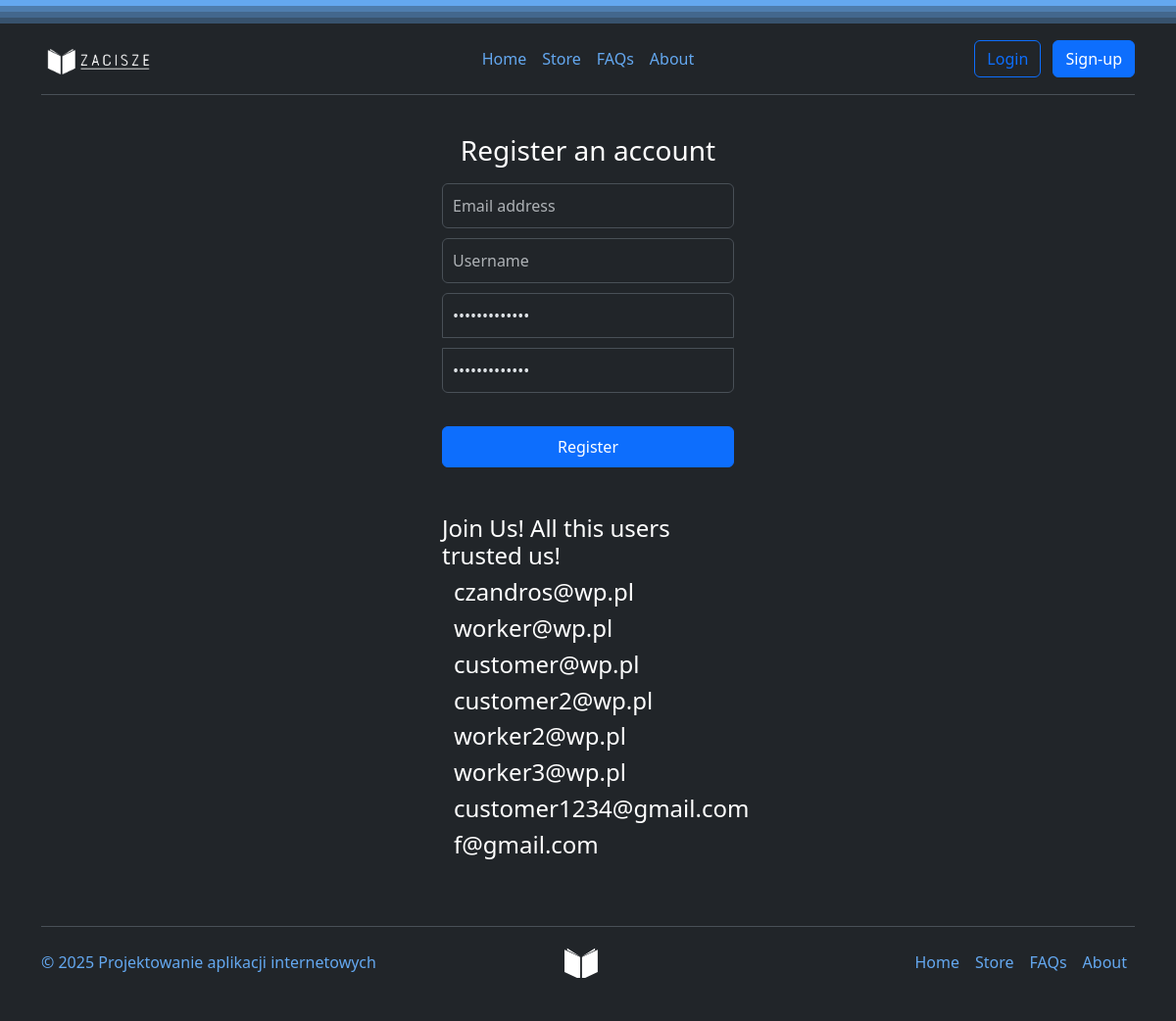
Screenshot of /register/ with the database file from the repository.
### account/models.py (models this page shows, shortened)
class Account(AbstractBaseUser):
    email                   = models.EmailField(verbose_name="email", max_length=60, unique=True)
    username                = models.CharField(max_length=30)
    date_joined             = models.DateTimeField(verbose_name='date joined', auto_now_add=True)
    last_login              = models.DateTimeField(verbose_name='last login', auto_now=True)
    is_admin                = models.BooleanField(default=False)
    is_active               = models.BooleanField(default=True)
    is_staff                = models.BooleanField(default=False)
    is_superuser            = models.BooleanField(default=False)
    USERNAME_FIELD = 'email'
    REQUIRED_FIELDS =['username']
    objects = MyAccountManager()
    def __str__(self):
        return self.email

### account/views.py (the view)
# urls.py: path('register/', registration_view, name='register'),
def registration_view(request):
    context = {}
    if request.POST:
        form = RegistrationForm(request.POST)
        if form.is_valid():
            form.save()
            email = form.cleaned_data.get('email')
            raw_password = form.cleaned_data.get('password1')
            account = authenticate(email=email, password=raw_password)
            login(request, account)
            print('User Registered!')
            create_cart(email)
            return redirect('home')
    else:
        form = RegistrationForm()
    context['debug_mode'] = settings.DEBUG
    context['registration_form'] = form
    context['registered_accounts'] = Account.objects.all()
    return render(request, 'account/register.html', context)

### account/forms.py
class RegistrationForm(UserCreationForm):
    email = forms.EmailField(max_length=60, help_text='Required. Add a valid email address')
    class Meta:
        model = Account
        fields = ('email', 'username', 'password1', 'password2')

### account/templates/account/register.html (shortened to what this page needs)
{% extends 'base.html' %}
{% block content %}
<div class="form-signin w-100 m-auto">
    <form class="form-singin" method="post"> {% csrf_token %}
        <h1 class="h3 mb-3 fw-normal">Register an account</h1>
        <input type="email" name="email" class="form-control" id="floatingInput" placeholder="Email address" required autofocus>
        <input type="text" name="username" class="form-control" id="floatingUsername" placeholder="Username" required>
        {% if debug_mode %}
        <input type="password" name="password1" class="form-control" id="floatingPassword1" value="Password1234!" placeholder="Password" required>
        <input type="password" name="password2" class="form-control" id="floatingPassword2" value="Password1234!" placeholder="Confirm Password" required>
        {% else %}
        <input type="password" name="password1" class="form-control" id="floatingPassword1" placeholder="Password" required>
        <input type="password" name="password2" class="form-control" id="floatingPassword2" placeholder="Confirm Password" required>
        {% endif %}
        <br/>
        <button class="btn btn-primary w-100 py-2" type="submit">Register</button>
    </form>
    <br/>
    <br/>
    {% if debug_mode %}
    <h4>Join Us! All this users trusted us!</h4>
    <div class="container">
        <div class="d-flex flex-column">
            {% for account in registered_accounts %}
                <h4>{{account}}</h4>
            {% endfor %}
        </div>
    </div>
    {% endif %}
</div>
{% endblock content %}

### static/css/style.css (style rules this page uses)
:root { --color-1: #1E2027; --color-2: #65866A; --color-3: #445ACA; --color-133: #000; --color-13: #000; --color-113: #000; }
body { background-color: var(--color-1); color: var(--color-2); }
.form-signin { max-width: 330px; padding: 1rem; }
.form-signin input[type="email"] { margin-bottom: 10px; }
.h3 { text-align: center; }
.form-signin input[type="password"] { margin-bottom: 10px; }
.form-signin input[type="text"] { margin-bottom: 10px; }
.form-signin input[name="password1"] { margin-bottom: -1px; border-bottom-right-radius: 0; border-bottom-left-radius: 0; }
.form-signin input[name="password2"] { margin-bottom: -1px; border-top-left-radius: 0; border-top-right-radius: 0; }
.form-signin .form-control { position: relative; box-sizing: border-box; height: auto; padding: 10px; font-size: 16px; }

### rows the page displays
Account: email "czandros@wp.pl"
Account: email "worker@wp.pl"
Account: email "customer@wp.pl"
Account: email "customer2@wp.pl"
Account: email "worker2@wp.pl"
Account: email "worker3@wp.pl"
Account: email "customer1234@gmail.com"
Account: email "f@gmail.com"
